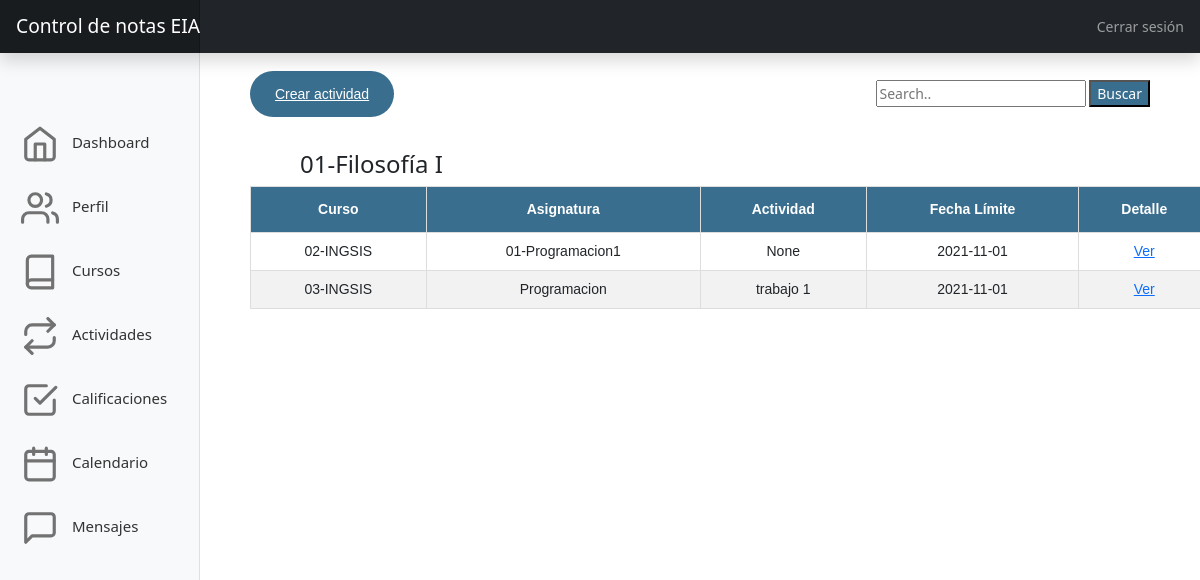
/actividades, run on the app's committed database.
### tables this page shows
CREATE TABLE Actividad (IDActividad integer PRIMARY KEY AUTOINCREMENT NOT NULL, Descripcion text, Fecha_límite text, IDAsig INTEGER REFERENCES Asignatura (IDAsig), NombreActividad TEXT);

CREATE TABLE Asignatura (IDAsig integer PRIMARY KEY AUTOINCREMENT, NombreAsig text);

### app.py (the view)
@app.route('/actividades',methods=['GET','POST'])
def actividades():
    con = sqlite3.connect("Sistema_Notas_EIA.db")
    con.row_factory = sqlite3.Row
    cur = con.cursor()
    cur.execute("select NombreCurso,NombreAsig, NombreActividad, Fecha_límite from ((select * from Asignatura INNER JOIN Actividad ON Asignatura.IDAsig=Actividad.IDAsig) a INNER JOIN (select NombreCurso, IdAsig as IdA from Curso) b  ON a.IDAsig=b.IDA)")
    rows = cur.fetchall()
    return render_template('actividades.html',rows = rows)

### templates/actividades.html (shortened to what this page needs)
<!DOCTYPE html>
<html lang="en">
  <head>
    <link href="{{url_for('static', filename='css/bootstrap.min.css')}}" rel="stylesheet" />
    <link href="{{url_for('static', filename='css/actividades.css')}}" rel="stylesheet" />
  </head>
  <body>
    <header class="navbar navbar-dark sticky-top bg-dark flex-md-nowrap p-0 shadow">
      <a class="navbar-brand col-md-3 col-lg-2 me-0 px-3" href="#">Control de notas EIA</a>
      <div class="navbar-nav">
        <div class="nav-item text-nowrap">
          <a class="nav-link px-3" href="#">Cerrar sesión</a>
        </div>
      </div>
    </header>
 <div class="search-container" style="position: absolute;right: 50px;top: 80px;">
    <form action="/action_page.php">
      <input type="text" placeholder="Search.." name="search">
      <button style="background-color: #3a6e8f;color: white;" type="submit">Buscar</button>
    </form>
  </div>
    <a
    href="/crearactividad" class="boton">Crear actividad
    </a>
<br><br>
<h4 style=" position: absolute;left:300px;top:150px;" >01-Filosofía I</h4>
<table id="customers">
  <thead>
  <tr>
    <th>Curso</th>
    <th>Asignatura</th>
    <th>Actividad</th>
    <th>Fecha Límite</th>
    <th>Detalle</th>
  </tr>
  </thead>
    {% for row in rows %}
        <tr>
            <td>{{row["NombreCurso"]}}</td>
            <td>{{row["NombreAsig"]}}</td>
            <td>{{row["NombreActividad"]}}</td>
            <td>{{row["Fecha_límite"]}}</td>
            <td><a href="/detalleactividad">Ver</a></td>
        </tr>
    {% endfor %}
</table>
    <div class="container-fluid">
      <div class="row">
        <nav id="sidebarMenu" class="col-md-3 col-lg-2 d-md-block bg-light sidebar collapse">
          <div class="position-sticky pt-3">
            <ul class="nav flex-column">
              <li class="nav-item">
                <a class="nav-link" aria-current="page" href="#">
                  <span data-feather="home"></span>
                  Dashboard
                </a>
              </li>
              <li class="nav-item">
                <a class="nav-link" href="#">
                  <span data-feather="users"></span>
                  Perfil
                </a>
              </li>
              <li class="nav-item">
                <a class="nav-link " href="http://127.0.0.1:5000/cursos">
                  <span data-feather="book"></span>
                  Cursos
                </a>
              </li>
              <li class="nav-item">
                <a class="nav-link" href="http://127.0.0.1:5000/actividades">
                  <span data-feather="repeat"></span>
                  Actividades
                </a>
              </li>
              <li class="nav-item">
                <a class="nav-link" href="http://127.0.0.1:5000/detallecursoadmin">
                  <span data-feather="check-square"></span>
                  Calificaciones
                </a>
              </li>
              <li class="nav-item">
                <a class="nav-link" href="#">
                  <span data-feather="calendar"></span>
                  Calendario
                </a>
              </li>
              <li class="nav-item">
                <a class="nav-link" href="#">
                  <span data-feather="message-square"></span>
                  Mensajes
                </a>
              </li>
            </ul>
      </div>
    </div>
      </body>
    </html>

### static/css/actividades.css (style rules this page uses)
table { border-collapse: collapse; column-width: 40px; column-gap: 30px; margin-right:40px; }
#customers { margin-top:90px; margin-left:250px; font-family: Arial, Helvetica, sans-serif; border-collapse: collapse; width: 80%; }
#customers td, #customers th { border: 1px solid #ddd; padding: 8px; text-align: center; }
#customers tr:nth-child(even) { background-color: #f2f2f2; text-align: center; }
#customers th { padding-top: 12px; padding-bottom: 12px; text-align: center; background-color: #3a6e8f; color: white; }
body { font-size: 0.875rem; }
.feather { width: 48px; height: 48px; vertical-align: middle; padding: 5px; }
.sidebar { position: fixed; top: 0; bottom: 0; left: 0; z-index: 100; padding: 96px 0 0; box-shadow: inset -1px 0 0 rgba(0, 0, 0, 0.1); }
.sidebar .nav-link { font-weight: 500; color: #333; }
.sidebar .nav-link .feather { margin-right: 4px; color: #727272; }
.sidebar a { font-size: 15px; }
.navbar-brand { padding-top: 0.75rem; padding-bottom: 0.75rem; font-size: 1.2rem; background-color: rgba(0, 0, 0, 0.25); box-shadow: inset -1px 0 0 rgba(0, 0, 0, 0.25); }
.boton { font-family: Arial, Helvetica, sans-serif; border-radius: 25px; border-collapse: collapse; background-color: #3a6e8f; color: white; padding: 15px 25px; position: relative; left: 250px; top: 30px; }

### data on the page
Actividad: NombreCurso "02-INGSIS", NombreAsig "01-Programacion1", NombreActividad "None", Fecha_límite "2021-11-01"
Actividad: NombreCurso "03-INGSIS", NombreAsig "Programacion", NombreActividad "trabajo 1", Fecha_límite "2021-11-01"
